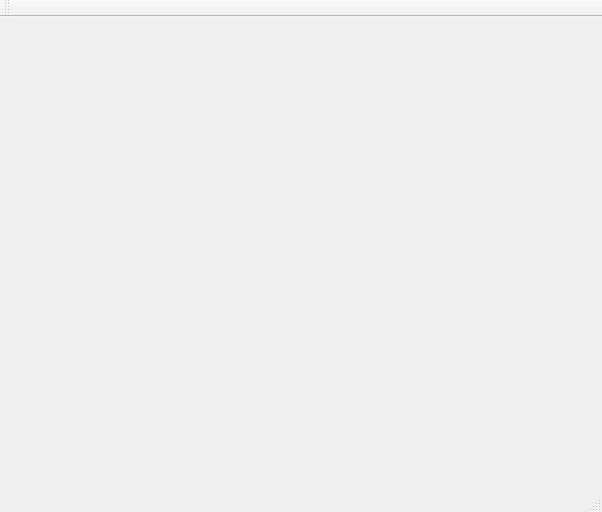
<?xml version="1.0" encoding="UTF-8"?>
<ui version="4.0">
 <class>MainWindow</class>
 <widget class="QMainWindow" name="MainWindow">
  <property name="geometry">
   <rect>
    <x>0</x>
    <y>0</y>
    <width>602</width>
    <height>512</height>
   </rect>
  </property>
  <property name="windowTitle">
   <string>MainWindow</string>
  </property>
  <widget class="QWidget" name="centralWidget"/>
  <widget class="QMenuBar" name="menuBar">
   <property name="geometry">
    <rect>
     <x>0</x>
     <y>0</y>
     <width>602</width>
     <height>25</height>
    </rect>
   </property>
  </widget>
  <widget class="QToolBar" name="mainToolBar">
   <attribute name="toolBarArea">
    <enum>TopToolBarArea</enum>
   </attribute>
   <attribute name="toolBarBreak">
    <bool>false</bool>
   </attribute>
  </widget>
  <widget class="QStatusBar" name="statusBar"/>
 </widget>
 <layoutdefault spacing="6" margin="11"/>
 <resources/>
 <connections/>
</ui>
